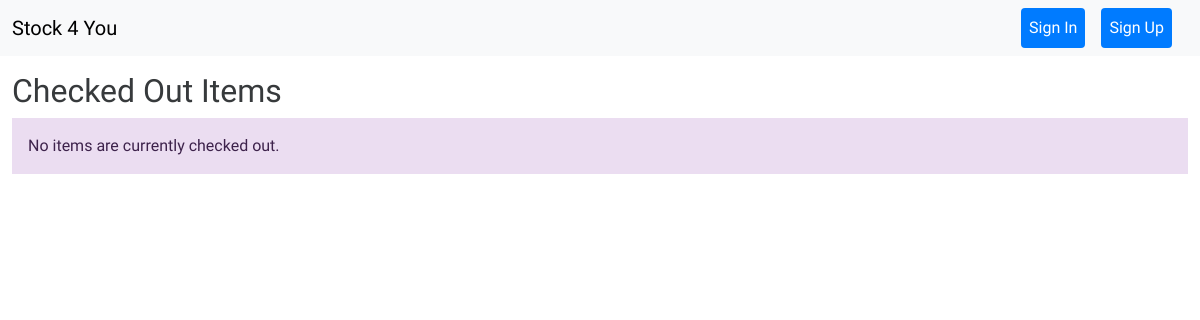
Page /checked-out/ on the earlier database version.
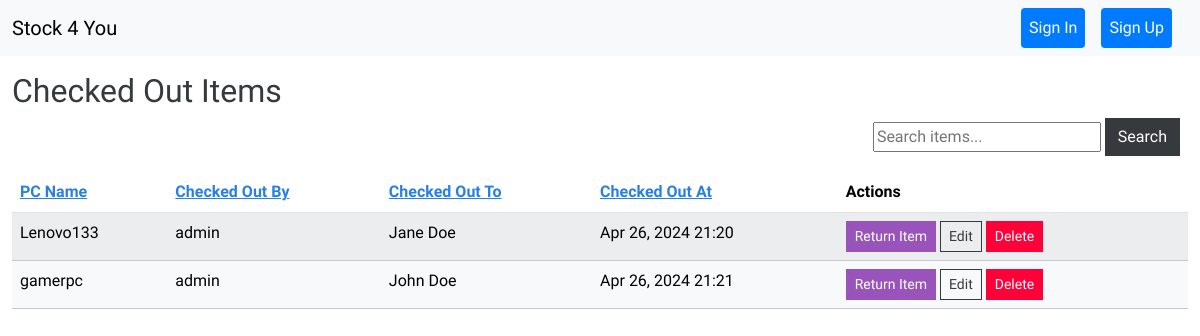
Same page on the later database version.
### inventory/models.py (models this page shows, shortened)
class Checkout(models.Model):
    item = models.ForeignKey(InventoryItem, on_delete=models.CASCADE, related_name='checkouts')
    user = models.ForeignKey(User, on_delete=models.SET_NULL, null=True, related_name='checkouts')
    checked_out_at = models.DateTimeField(auto_now_add=True)
    checked_out_by = models.ForeignKey(User, on_delete=models.SET_NULL, null=True, related_name='checked_out_by')
    checked_out_to = models.ForeignKey(Person, on_delete=models.SET_NULL, null=True, related_name='checked_out_to')
    returned = models.BooleanField(default=False)

class InventoryItem(models.Model):
    pc_name = models.CharField(max_length=255)
    domain_user = models.CharField(max_length=200, blank=True, null=True)
    user = models.ForeignKey(User, on_delete=models.CASCADE)
    notes = models.TextField(blank=True, default='')
    barcode = models.CharField(max_length=100, null=True, blank=True)
    department = models.ForeignKey(Department, on_delete=models.SET_NULL, null=True, blank=True)
    device_type = models.CharField(max_length=50, default='Laptop')
    category = models.ForeignKey(Category, on_delete=models.CASCADE, null=True)
    costs = models.DecimalField(max_digits=8, decimal_places=2, default=0.00)
    new_computer = models.BooleanField(default=False)
    date_delivered = models.DateTimeField(blank=True, null=True, default=timezone.now)
    is_computer = models.BooleanField(default=False)
    has_dock = models.BooleanField(default=False)
    has_lcd = models.BooleanField(default=False)
    has_lcd2 = models.BooleanField(default=False)
    has_stand = models.BooleanField(default=False)
    has_keyboard = models.BooleanField(default=False)
    has_cd = models.BooleanField(default=False)
    serial_number = models.CharField(max_length=200)
    model_number = models.CharField(max_length=200)
    supplier = models.ForeignKey(Supplier, on_delete=models.SET_NULL, null=True)
    is_checked_out = models.BooleanField(default=False)
    last_checked_out_by = models.ForeignKey(User, related_name='last_checked_out_items', on_delete=models.SET_NULL, null=True, blank=True)
    last_checked_out_at = models.DateTimeField(null=True, blank=True)
    class Meta:
        permissions = [
            ("can_checkout_items", "Can check out items"),
        ]

class Person(models.Model):
    first_name = models.CharField(max_length=100)
    last_name = models.CharField(max_length=100)
    other_identifier = models.CharField(max_length=100, blank=True, null=True)

### inventory/views.py (the view, shortened to what this page needs)
# urls.py: path('checked-out/', checked_out_items, name='checked-out-items'),
def checked_out_items(request):
    search_query = request.GET.get('search', '')
    sort_order = request.GET.get('order', 'asc')
    sort_by = request.GET.get('sort', 'checked_out_at')
    checkouts = Checkout.objects.filter(returned=False)
    if sort_order == 'desc':
        sort_by = f'-{sort_by}'
    checkouts = checkouts.order_by(sort_by)
    return render(request, 'inventory/checked_out_items.html', {
        'checkouts': checkouts,
        'search_query': search_query,
        'next_sort_order': 'desc' if sort_order == 'asc' else 'asc'
    })

### inventory/templates/inventory/checked_out_items.html (shortened to what this page needs)
{% extends 'inventory/base.html' %}
{% load crispy_forms_tags %}
{% block content %}
<div class="container-fluid mt-3">
    <h2>Checked Out Items</h2>
    {% if checkouts.exists %}
    <div class="d-flex justify-content-end mb-3">
        <form method="GET" action="{% url 'checked-out-items' %}" class="me-2">
            <input type="text" name="search" placeholder="Search items..." value="{{ search_query }}">
            <button type="submit" class="btn btn-secondary">Search</button>
        </form>
    </div>
    <table class="table table-hover table-striped">
        <thead>
            <tr>
                <th scope="col"><a href="?sort=pc_name&order={{ next_sort_order }}">PC Name</a></th>
                <th><a href="?sort=checked_out_by&order={{ next_sort_order }}">Checked Out By</a></th>
                <th><a href="?sort=checked_out_to&order={{ next_sort_order }}">Checked Out To</a></th>
                <th><a href="?sort=checked_out_at&order={{ next_sort_order }}">Checked Out At</a></th>
                <th>Actions</th>
            </tr>
        </thead>
        <tbody>
            {% for checkout in checkouts %}
            <tr class="table-light">
                <td>{{ checkout.item.pc_name }}</td>
                <td>{{ checkout.checked_out_by.username }}</td>
                <td>{{ checkout.checked_out_to.first_name }} {{ checkout.checked_out_to.last_name }}</td>
                <td>{{ checkout.checked_out_at|date:"M d, Y H:i" }}</td>
                <td>
                    <a href="{% url 'return_item' checkout.item.id %}" class="btn btn-info btn-sm">Return Item</a>
                    <a href="{% url 'edit-item' checkout.item.id %}" class="btn btn-outline-secondary btn-sm">Edit</a>
                    <a href="{% url 'delete-item' checkout.item.id %}" class="btn btn-danger btn-sm" onclick="return confirm('Are you sure you want to delete this item?');">Delete</a>
                </td>
            </tr>
            {% endfor %}
        </tbody>
    </table>
    {% else %}
    <div class="alert alert-info">No items are currently checked out.</div>
    {% endif %}
</div>
{% endblock %}

### inventory/templates/inventory/base.html (shortened to what this page needs)
{% load static %}
<!DOCTYPE html>
<html lang="en">
<head>
    <link href="{% static 'css/bootstrap.min.css' %}" rel="stylesheet">
</head>
<body>
    {% include 'inventory/navagation.html' %}
    {% block content %}
    {% endblock %}
</body>
</html>

### inventory/templates/inventory/navagation.html (shortened to what this page needs)
<nav class="navbar navbar-expand-lg bg-light">
    <div class="container-fluid">
        <a class="navbar-brand" href="{% url 'index' %}">Stock 4 You</a>
        <div class="collapse navbar-collapse" id="navbarNav">
            <ul class="navbar-nav ms-auto mb-2 mb-lg-0">
                {% if user.is_authenticated %}
                    <li class="nav-item me-3">
                        <a class="nav-link" href="#">{{ user.username }}</a>
                    </li>
                    <li class="nav-item me-3">
                        <form action="{% url 'logout' %}" method="post" style="display: inline;">
                            {% csrf_token %}
                            <button type="submit" class="btn btn-primary nav-link" style="border: none; background: 0056b3; padding: 0.5rem 1rem;">Sign Out</button>
                        </form>
                    </li>
                {% else %}
                    <li class="nav-item me-3">
                        <a class="btn btn-primary nav-link" href="{% url 'login' %}">Sign In</a>
                    </li>
                    <li class="nav-item me-3">
                        <a class="btn btn-primary nav-link" href="{% url 'signup' %}">Sign Up</a>
                    </li>
                {% endif %}
            </ul>
        </div>
    </div>
</nav>

Differences in the rows shown:
added Checkout: item.pc_name "Lenovo133", checked_out_by.username "admin", checked_out_to.first_name "Jane", checked_out_to.last_name "Doe", checked_out_at "Apr 26, 2024 21:20"
added Checkout: item.pc_name "gamerpc", checked_out_by.username "admin", checked_out_to.first_name "John", checked_out_to.last_name "Doe", checked_out_at "Apr 26, 2024 21:21"
Other differences:
text no longer shown: "No items are currently checked out."
text now shown: "Search PC Name Checked Out By Checked Out To Checked Out At Actions"
